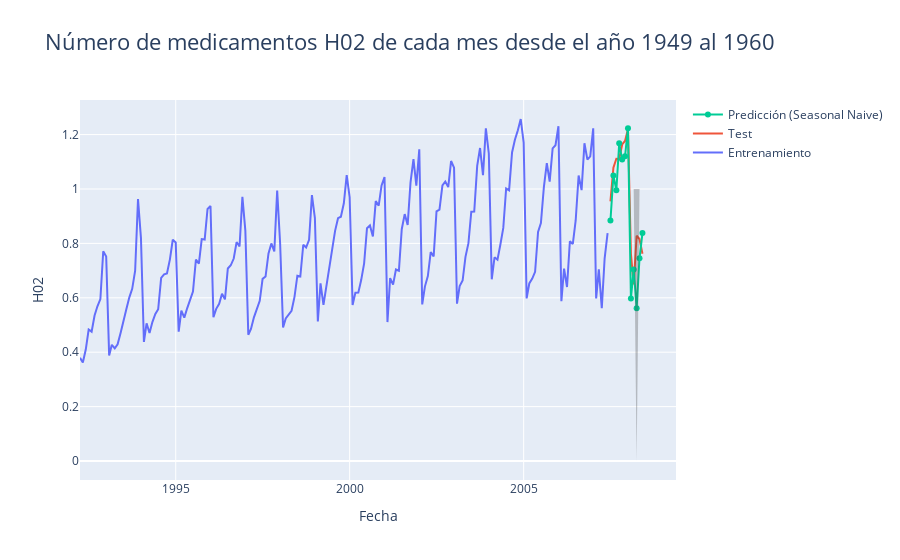

Write notebook code for a chart like this one.
### Code cell
import plotly.graph_objects as go
fig = go.Figure()

fig.add_trace(go.Scatter(
    x=df_train.index,
    y=df_train['venta_h02'],
    name="Entrenamiento",
    mode="lines"
    ))

fig.add_trace(go.Scatter(
    x=df_test.index,
    y=df_test['venta_h02'],
    name="Test",
    mode="lines"
    ))

fig.add_trace(go.Scatter(
    x=pred_sn.index,
    y=pred_sn['pred'],
    name="Predicción (Seasonal Naive)",
    mode="markers+lines"
    ))



fig.add_trace(go.Scatter(
    x=conf_ar.index,
    y=conf_ar['lower'],
    name="lower",
    mode="lines",
    line=dict(width=0),
    showlegend=False
    ))

fig.add_trace(go.Scatter(
    x=conf_ar.index,
    y=conf_ar['upper'],
    name="upper",
    mode="lines",
    line=dict(width=0),
    showlegend=False,
    fillcolor='rgba(68, 68, 68, 0.3)',
    fill='tonexty'
    ))

fig.update_layout(title="Número de medicamentos H02 de cada mes desde el año 1949 al 1960",
                  title_font_size=22,
                  xaxis_title = 'Fecha',
                  yaxis_title= 'H02'
                  )

fig.show()

## Los intervalos de confianza son malisimos, pero la prediccion de seaosanl naive es bastante bueno

### Figure 1 — Plotly figure (JSON) as saved in the notebook; plotly's stock layout.template omitted (floating-point values rounded to 4 significant figures; data arrays with more than 128 entries replaced by an {"elided": "..."} marker saying what was removed)
{"data": [{"mode": "lines", "name": "Entrenamiento", "type": "scatter", "x": {"elided": "183 str values"}, "y": {"elided": "183 float values"}}, {"mode": "lines", "name": "Test", "type": "scatter", "x": ["2007-07-01T00:00:00", "2007-08-01T00:00:00", "2007-09-01T00:00:00", "2007-10-01T00:00:00", "2007-11-01T00:00:00", "2007-12-01T00:00:00", "2008-01-01T00:00:00", "2008-02-01T00:00:00", "2008-03-01T00:00:00", "2008-04-01T00:00:00", "2008-05-01T00:00:00", "2008-06-01T00:00:00"], "y": [0.9541, 1.078, 1.111, 1.11, 1.164, 1.177, 1.22, 0.7618, 0.6494, 0.8279, 0.8163, 0.7621]}, {"mode": "markers+lines", "name": "Predicción (Seasonal Naive)", "type": "scatter", "x": ["2007-07-01T00:00:00", "2007-08-01T00:00:00", "2007-09-01T00:00:00", "2007-10-01T00:00:00", "2007-11-01T00:00:00", "2007-12-01T00:00:00", "2008-01-01T00:00:00", "2008-02-01T00:00:00", "2008-03-01T00:00:00", "2008-04-01T00:00:00", "2008-05-01T00:00:00", "2008-06-01T00:00:00"], "y": [0.8843, 1.05, 0.9957, 1.168, 1.108, 1.12, 1.223, 0.5978, 0.7044, 0.5618, 0.7453, 0.8379]}, {"line": {"width": 0}, "mode": "lines", "name": "lower", "showlegend": false, "type": "scatter", "x": ["2007-07-01T00:00:00", "2007-08-01T00:00:00", "2007-09-01T00:00:00", "2007-10-01T00:00:00", "2007-11-01T00:00:00", "2007-12-01T00:00:00", "2008-01-01T00:00:00", "2008-02-01T00:00:00", "2008-03-01T00:00:00", "2008-04-01T00:00:00", "2008-05-01T00:00:00", "2008-06-01T00:00:00"], "y": [1, 1, 1, 1, 1, 1, 1, 1, 1, 0, 1, 1]}, {"fill": "tonexty", "fillcolor": "rgba(68, 68, 68, 0.3)", "line": {"width": 0}, "mode": "lines", "name": "upper", "showlegend": false, "type": "scatter", "x": ["2007-07-01T00:00:00", "2007-08-01T00:00:00", "2007-09-01T00:00:00", "2007-10-01T00:00:00", "2007-11-01T00:00:00", "2007-12-01T00:00:00", "2008-01-01T00:00:00", "2008-02-01T00:00:00", "2008-03-01T00:00:00", "2008-04-01T00:00:00", "2008-05-01T00:00:00", "2008-06-01T00:00:00"], "y": [1, 1, 1, 1, 1, 1, 1, 1, 1, 1, 1, 1]}], "layout": {"title": {"font": {"size": 22}, "text": "Número de medicamentos H02 de cada mes desde el año 1949 al 1960"}, "xaxis": {"title": {"text": "Fecha"}}, "yaxis": {"title": {"text": "H02"}}}}
